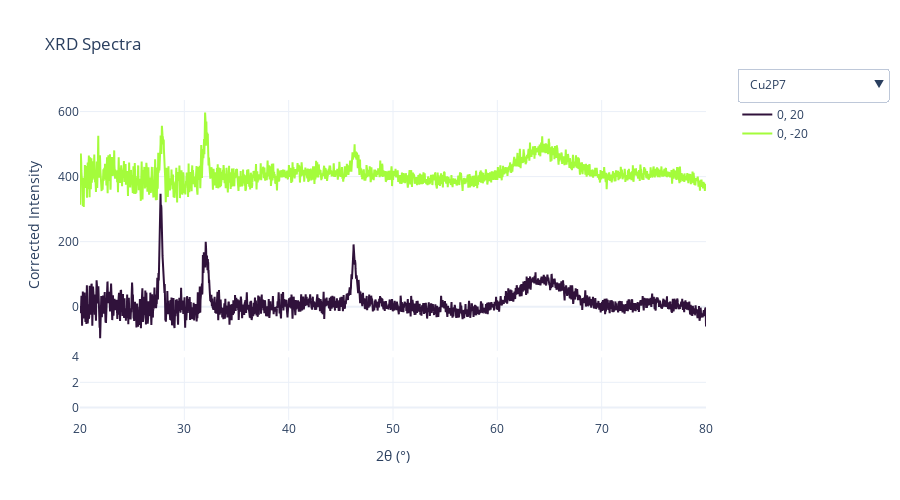

Source (notebook cell):
### Code cell
# plot_XRD_shift_plotly(data, datatype_x, datatype_y, shift, x, y, ref_peaks_df, ref_label="Reference", title=None)
fig= interactive_XRD_shift(data_out, '2θ (°)', 'Corrected Intensity', 400, [0, 0], [20,-20], ref_peaks_df, title="XRD Spectra")
fig.show()

### Figure 1 — Plotly figure (JSON) as saved in the notebook; plotly's stock layout.template omitted (floating-point values rounded to 4 significant figures; data arrays with more than 128 entries replaced by an {"elided": "..."} marker saying what was removed)
{"data": [{"line": {"color": "#30123b"}, "mode": "lines", "name": "0, 20", "type": "scatter", "x": {"elided": "6001 float values"}, "xaxis": "x", "y": {"elided": "6001 float values"}, "yaxis": "y"}, {"line": {"color": "#a4fc3b"}, "mode": "lines", "name": "0, -20", "type": "scatter", "x": {"elided": "6001 float values"}, "xaxis": "x", "y": {"elided": "6001 float values"}, "yaxis": "y"}, {"mode": "lines", "name": "Cu2P7 Reference", "type": "scatter", "visible": false, "x": {"elided": "1000 float values"}, "xaxis": "x2", "y": {"elided": "1000 float values"}, "yaxis": "y2"}, {"line": {"color": "grey", "dash": "dot"}, "mode": "lines", "showlegend": false, "type": "scatter", "visible": false, "x": {"elided": "3000 float values"}, "xaxis": "x", "y": {"elided": "3000 float values"}, "yaxis": "y"}, {"mode": "lines", "name": "Cu2PS3 Reference", "type": "scatter", "visible": false, "x": {"elided": "1000 float values"}, "xaxis": "x2", "y": {"elided": "1000 float values"}, "yaxis": "y2"}, {"line": {"color": "grey", "dash": "dot"}, "mode": "lines", "showlegend": false, "type": "scatter", "visible": false, "x": {"elided": "3000 float values"}, "xaxis": "x", "y": {"elided": "3000 float values"}, "yaxis": "y"}, {"mode": "lines", "name": "Cu2S - ICSD 23596 Reference", "type": "scatter", "visible": false, "x": {"elided": "1000 float values"}, "xaxis": "x2", "y": {"elided": "1000 float values"}, "yaxis": "y2"}, {"line": {"color": "grey", "dash": "dot"}, "mode": "lines", "showlegend": false, "type": "scatter", "visible": false, "x": {"elided": "3000 float values"}, "xaxis": "x", "y": {"elided": "3000 float values"}, "yaxis": "y"}, {"mode": "lines", "name": "Cu2S Reference", "type": "scatter", "visible": false, "x": {"elided": "1000 float values"}, "xaxis": "x2", "y": {"elided": "1000 float values"}, "yaxis": "y2"}, {"line": {"color": "grey", "dash": "dot"}, "mode": "lines", "showlegend": false, "type": "scatter", "visible": false, "x": {"elided": "3000 float values"}, "xaxis": "x", "y": {"elided": "3000 float values"}, "yaxis": "y"}, {"mode": "lines", "name": "Cu3P Reference", "type": "scatter", "visible": false, "x": {"elided": "1000 float values"}, "xaxis": "x2", "y": {"elided": "1000 float values"}, "yaxis": "y2"}, {"line": {"color": "grey", "dash": "dot"}, "mode": "lines", "showlegend": false, "type": "scatter", "visible": false, "x": {"elided": "3000 float values"}, "xaxis": "x", "y": {"elided": "3000 float values"}, "yaxis": "y"}, {"mode": "lines", "name": "Cu3PS4-ICSD Reference", "type": "scatter", "visible": false, "x": {"elided": "1000 float values"}, "xaxis": "x2", "y": {"elided": "1000 float values"}, "yaxis": "y2"}, {"line": {"color": "grey", "dash": "dot"}, "mode": "lines", "showlegend": false, "type": "scatter", "visible": false, "x": {"elided": "3000 float values"}, "xaxis": "x", "y": {"elided": "3000 float values"}, "yaxis": "y"}, {"mode": "lines", "name": "Cu3PS4 Reference", "type": "scatter", "visible": false, "x": {"elided": "1000 float values"}, "xaxis": "x2", "y": {"elided": "1000 float values"}, "yaxis": "y2"}, {"line": {"color": "grey", "dash": "dot"}, "mode": "lines", "showlegend": false, "type": "scatter", "visible": false, "x": {"elided": "3000 float values"}, "xaxis": "x", "y": {"elided": "3000 float values"}, "yaxis": "y"}, {"mode": "lines", "name": "Cu4P2S7 Reference", "type": "scatter", "visible": false, "x": {"elided": "1000 float values"}, "xaxis": "x2", "y": {"elided": "1000 float values"}, "yaxis": "y2"}, {"line": {"color": "grey", "dash": "dot"}, "mode": "lines", "showlegend": false, "type": "scatter", "visible": false, "x": {"elided": "3000 float values"}, "xaxis": "x", "y": {"elided": "3000 float values"}, "yaxis": "y"}, {"mode": "lines", "name": "Cu7PS6 Reference", "type": "scatter", "visible": false, "x": {"elided": "1000 float values"}, "xaxis": "x2", "y": {"elided": "1000 float values"}, "yaxis": "y2"}, {"line": {"color": "grey", "dash": "dot"}, "mode": "lines", "showlegend": false, "type": "scatter", "visible": false, "x": {"elided": "3000 float values"}, "xaxis": "x", "y": {"elided": "3000 float values"}, "yaxis": "y"}, {"mode": "lines", "name": "Cu7S4 - ICSD 16011 Reference", "type": "scatter", "visible": false, "x": {"elided": "1000 float values"}, "xaxis": "x2", "y": {"elided": "1000 float values"}, "yaxis": "y2"}, {"line": {"color": "grey", "dash": "dot"}, "mode": "lines", "showlegend": false, "type": "scatter", "visible": false, "x": {"elided": "3000 float values"}, "xaxis": "x", "y": {"elided": "3000 float values"}, "yaxis": "y"}, {"mode": "lines", "name": "Cu7S4 Reference", "type": "scatter", "visible": false, "x": {"elided": "1000 float values"}, "xaxis": "x2", "y": {"elided": "1000 float values"}, "yaxis": "y2"}, {"line": {"color": "grey", "dash": "dot"}, "mode": "lines", "showlegend": false, "type": "scatter", "visible": false, "x": {"elided": "3000 float values"}, "xaxis": "x", "y": {"elided": "3000 float values"}, "yaxis": "y"}, {"mode": "lines", "name": "Cu9S5 Reference", "type": "scatter", "visible": false, "x": {"elided": "1000 float values"}, "xaxis": "x2", "y": {"elided": "1000 float values"}, "yaxis": "y2"}, {"line": {"color": "grey", "dash": "dot"}, "mode": "lines", "showlegend": false, "type": "scatter", "visible": false, "x": {"elided": "3000 float values"}, "xaxis": "x", "y": {"elided": "3000 float values"}, "yaxis": "y"}, {"mode": "lines", "name": "CuP2 Reference", "type": "scatter", "visible": false, "x": {"elided": "1000 float values"}, "xaxis": "x2", "y": {"elided": "1000 float values"}, "yaxis": "y2"}, {"line": {"color": "grey", "dash": "dot"}, "mode": "lines", "showlegend": false, "type": "scatter", "visible": false, "x": {"elided": "3000 float values"}, "xaxis": "x", "y": {"elided": "3000 float values"}, "yaxis": "y"}, {"mode": "lines", "name": "CuPS Reference", "type": "scatter", "visible": false, "x": {"elided": "1000 float values"}, "xaxis": "x2", "y": {"elided": "1000 float values"}, "yaxis": "y2"}, {"line": {"color": "grey", "dash": "dot"}, "mode": "lines", "showlegend": false, "type": "scatter", "visible": false, "x": {"elided": "3000 float values"}, "xaxis": "x", "y": {"elided": "3000 float values"}, "yaxis": "y"}, {"mode": "lines", "name": "CuPS3 Reference", "type": "scatter", "visible": false, "x": {"elided": "1000 float values"}, "xaxis": "x2", "y": {"elided": "1000 float values"}, "yaxis": "y2"}, {"line": {"color": "grey", "dash": "dot"}, "mode": "lines", "showlegend": false, "type": "scatter", "visible": false, "x": {"elided": "3000 float values"}, "xaxis": "x", "y": {"elided": "3000 float values"}, "yaxis": "y"}, {"mode": "lines", "name": "CuS - ICSD 63328 Reference", "type": "scatter", "visible": false, "x": {"elided": "1000 float values"}, "xaxis": "x2", "y": {"elided": "1000 float values"}, "yaxis": "y2"}, {"line": {"color": "grey", "dash": "dot"}, "mode": "lines", "showlegend": false, "type": "scatter", "visible": false, "x": {"elided": "3000 float values"}, "xaxis": "x", "y": {"elided": "3000 float values"}, "yaxis": "y"}, {"mode": "lines", "name": "CuS2 Reference", "type": "scatter", "visible": false, "x": {"elided": "1000 float values"}, "xaxis": "x2", "y": {"elided": "1000 float values"}, "yaxis": "y2"}, {"line": {"color": "grey", "dash": "dot"}, "mode": "lines", "showlegend": false, "type": "scatter", "visible": false, "x": {"elided": "3000 float values"}, "xaxis": "x", "y": {"elided": "3000 float values"}, "yaxis": "y"}], "layout": {"height": 500, "legend": {"x": 1.05, "y": 1}, "title": {"text": "XRD Spectra"}, "updatemenus": [{"buttons": [{"args": [{"visible": [true, true, true, true, false, false, false, false, false, false, false, false, false, false, false, false, false, false, false, false, false, false, false, false, false, false, false, false, false, false, false, false, false, false, false, false]}, {"title": "XRD Spectra - Cu2P7 Reference"}], "label": "Cu2P7", "method": "update"}, {"args": [{"visible": [true, true, false, false, true, true, false, false, false, false, false, false, false, false, false, false, false, false, false, false, false, false, false, false, false, false, false, false, false, false, false, false, false, false, false, false]}, {"title": "XRD Spectra - Cu2PS3 Reference"}], "label": "Cu2PS3", "method": "update"}, {"args": [{"visible": [true, true, false, false, false, false, true, true, false, false, false, false, false, false, false, false, false, false, false, false, false, false, false, false, false, false, false, false, false, false, false, false, false, false, false, false]}, {"title": "XRD Spectra - Cu2S - ICSD 23596 Reference"}], "label": "Cu2S - ICSD 23596", "method": "update"}, {"args": [{"visible": [true, true, false, false, false, false, false, false, true, true, false, false, false, false, false, false, false, false, false, false, false, false, false, false, false, false, false, false, false, false, false, false, false, false, false, false]}, {"title": "XRD Spectra - Cu2S Reference"}], "label": "Cu2S", "method": "update"}, {"args": [{"visible": [true, true, false, false, false, false, false, false, false, false, true, true, false, false, false, false, false, false, false, false, false, false, false, false, false, false, false, false, false, false, false, false, false, false, false, false]}, {"title": "XRD Spectra - Cu3P Reference"}], "label": "Cu3P", "method": "update"}, {"args": [{"visible": [true, true, false, false, false, false, false, false, false, false, false, false, true, true, false, false, false, false, false, false, false, false, false, false, false, false, false, false, false, false, false, false, false, false, false, false]}, {"title": "XRD Spectra - Cu3PS4-ICSD Reference"}], "label": "Cu3PS4-ICSD", "method": "update"}, {"args": [{"visible": [true, true, false, false, false, false, false, false, false, false, false, false, false, false, true, true, false, false, false, false, false, false, false, false, false, false, false, false, false, false, false, false, false, false, false, false]}, {"title": "XRD Spectra - Cu3PS4 Reference"}], "label": "Cu3PS4", "method": "update"}, {"args": [{"visible": [true, true, false, false, false, false, false, false, false, false, false, false, false, false, false, false, true, true, false, false, false, false, false, false, false, false, false, false, false, false, false, false, false, false, false, false]}, {"title": "XRD Spectra - Cu4P2S7 Reference"}], "label": "Cu4P2S7", "method": "update"}, {"args": [{"visible": [true, true, false, false, false, false, false, false, false, false, false, false, false, false, false, false, false, false, true, true, false, false, false, false, false, false, false, false, false, false, false, false, false, false, false, false]}, {"title": "XRD Spectra - Cu7PS6 Reference"}], "label": "Cu7PS6", "method": "update"}, {"args": [{"visible": [true, true, false, false, false, false, false, false, false, false, false, false, false, false, false, false, false, false, false, false, true, true, false, false, false, false, false, false, false, false, false, false, false, false, false, false]}, {"title": "XRD Spectra - Cu7S4 - ICSD 16011 Reference"}], "label": "Cu7S4 - ICSD 16011", "method": "update"}, {"args": [{"visible": [true, true, false, false, false, false, false, false, false, false, false, false, false, false, false, false, false, false, false, false, false, false, true, true, false, false, false, false, false, false, false, false, false, false, false, false]}, {"title": "XRD Spectra - Cu7S4 Reference"}], "label": "Cu7S4", "method": "update"}, {"args": [{"visible": [true, true, false, false, false, false, false, false, false, false, false, false, false, false, false, false, false, false, false, false, false, false, false, false, true, true, false, false, false, false, false, false, false, false, false, false]}, {"title": "XRD Spectra - Cu9S5 Reference"}], "label": "Cu9S5", "method": "update"}, {"args": [{"visible": [true, true, false, false, false, false, false, false, false, false, false, false, false, false, false, false, false, false, false, false, false, false, false, false, false, false, true, true, false, false, false, false, false, false, false, false]}, {"title": "XRD Spectra - CuP2 Reference"}], "label": "CuP2", "method": "update"}, {"args": [{"visible": [true, true, false, false, false, false, false, false, false, false, false, false, false, false, false, false, false, false, false, false, false, false, false, false, false, false, false, false, true, true, false, false, false, false, false, false]}, {"title": "XRD Spectra - CuPS Reference"}], "label": "CuPS", "method": "update"}, {"args": [{"visible": [true, true, false, false, false, false, false, false, false, false, false, false, false, false, false, false, false, false, false, false, false, false, false, false, false, false, false, false, false, false, true, true, false, false, false, false]}, {"title": "XRD Spectra - CuPS3 Reference"}], "label": "CuPS3", "method": "update"}, {"args": [{"visible": [true, true, false, false, false, false, false, false, false, false, false, false, false, false, false, false, false, false, false, false, false, false, false, false, false, false, false, false, false, false, false, false, true, true, false, false]}, {"title": "XRD Spectra - CuS - ICSD 63328 Reference"}], "label": "CuS - ICSD 63328", "method": "update"}, {"args": [{"visible": [true, true, false, false, false, false, false, false, false, false, false, false, false, false, false, false, false, false, false, false, false, false, false, false, false, false, false, false, false, false, false, false, false, false, true, true]}, {"title": "XRD Spectra - CuS2 Reference"}], "label": "CuS2", "method": "update"}], "direction": "down", "showactive": true, "x": 1.05, "xanchor": "left", "y": 1.1, "yanchor": "top"}], "width": 900, "xaxis": {"anchor": "y", "domain": [0, 1], "matches": "x2", "showticklabels": false}, "xaxis2": {"anchor": "y2", "domain": [0, 1], "title": {"text": "2θ (°)"}}, "yaxis": {"anchor": "x", "domain": [0.216, 1], "title": {"text": "Corrected Intensity"}}, "yaxis2": {"anchor": "x2", "domain": [0, 0.196]}}}
